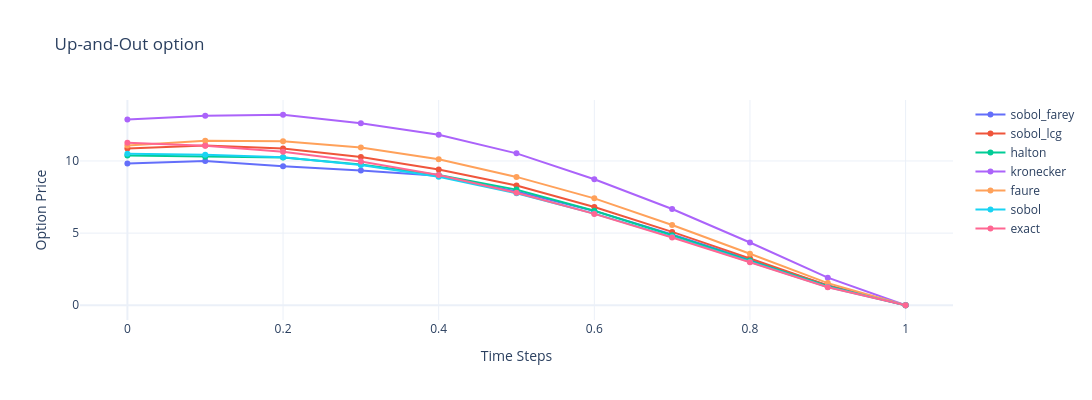

The notebook cell this image was saved under:
### Code cell
title2 = 'Up-and-Out option'
dff2 = df['Up-and-Out']
sobol_seq.plot_option(dff2, title2)

### Figure 1 — Plotly figure (JSON) as saved in the notebook; plotly's stock layout.template omitted (floating-point values rounded to 4 significant figures)
{"data": [{"mode": "lines+markers", "name": "sobol_farey", "type": "scatter", "x": [0, 0.1, 0.2, 0.3, 0.4, 0.5, 0.6, 0.7, 0.8, 0.9, 1], "y": [9.825, 9.996, 9.634, 9.337, 8.972, 7.891, 6.539, 4.903, 3.155, 1.375, 0]}, {"mode": "lines+markers", "name": "sobol_lcg", "type": "scatter", "x": [0, 0.1, 0.2, 0.3, 0.4, 0.5, 0.6, 0.7, 0.8, 0.9, 1], "y": [10.87, 11.07, 10.87, 10.28, 9.41, 8.301, 6.808, 5.084, 3.25, 1.372, 0]}, {"mode": "lines+markers", "name": "halton", "type": "scatter", "x": [0, 0.1, 0.2, 0.3, 0.4, 0.5, 0.6, 0.7, 0.8, 0.9, 1], "y": [10.38, 10.29, 10.24, 9.763, 9.035, 8.015, 6.546, 4.851, 3.094, 1.312, 0]}, {"mode": "lines+markers", "name": "kronecker", "type": "scatter", "x": [0, 0.1, 0.2, 0.3, 0.4, 0.5, 0.6, 0.7, 0.8, 0.9, 1], "y": [12.87, 13.14, 13.2, 12.61, 11.82, 10.53, 8.736, 6.674, 4.349, 1.913, 0]}, {"mode": "lines+markers", "name": "faure", "type": "scatter", "x": [0, 0.1, 0.2, 0.3, 0.4, 0.5, 0.6, 0.7, 0.8, 0.9, 1], "y": [11.08, 11.4, 11.37, 10.94, 10.12, 8.895, 7.41, 5.56, 3.569, 1.534, 0]}, {"mode": "lines+markers", "name": "sobol", "type": "scatter", "x": [0, 0.1, 0.2, 0.3, 0.4, 0.5, 0.6, 0.7, 0.8, 0.9, 1], "y": [10.5, 10.43, 10.26, 9.726, 8.91, 7.76, 6.352, 4.741, 3.018, 1.264, 0]}, {"mode": "lines+markers", "name": "exact", "type": "scatter", "x": [0, 0.1, 0.2, 0.3, 0.4, 0.5, 0.6, 0.7, 0.8, 0.9, 1], "y": [11.25, 11.05, 10.63, 9.964, 9.022, 7.8, 6.332, 4.695, 2.979, 1.246, 0]}], "layout": {"height": 400, "title": {"text": "Up-and-Out option"}, "width": 1200, "xaxis": {"autorange": true, "range": [-0.06035, 1.06], "title": {"text": "Time Steps"}, "type": "linear"}, "yaxis": {"autorange": true, "range": [-1.022, 14.23], "title": {"text": "Option Price"}, "type": "linear"}}}
